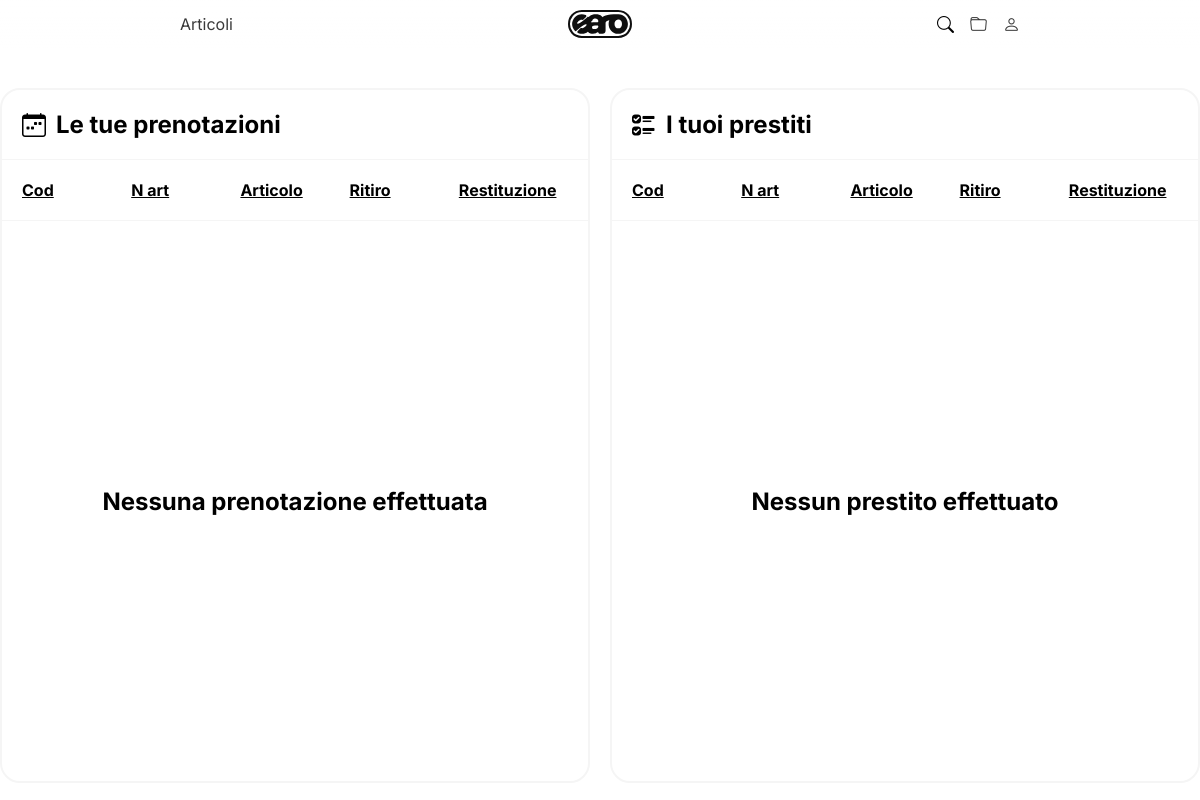
Page /php/prestitiprenotazioni.php (signed in) on the earlier database version.
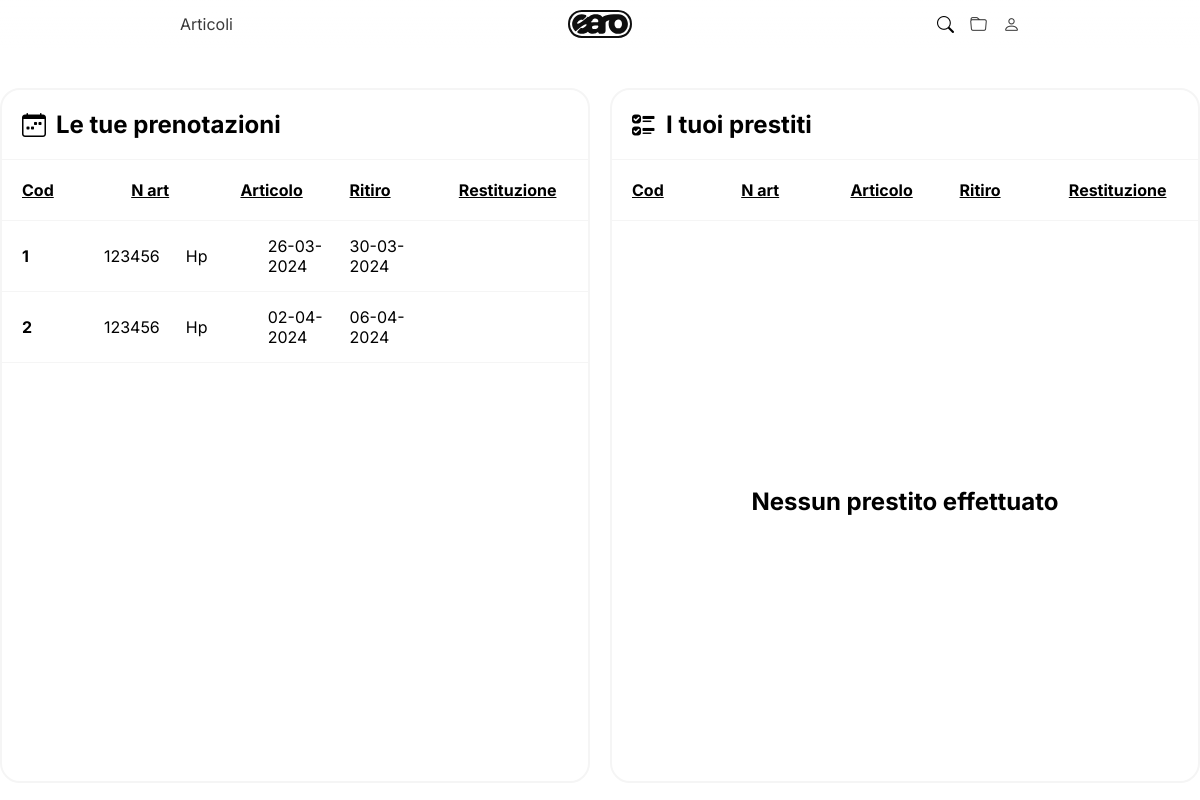
Same page on the later database version.
### tables this page shows
CREATE TABLE `prenotazioni` (
  `id_prenotazione` int(20) NOT NULL,
  `fk_articolo` int(20) NOT NULL,
  `fk_utente` int(20) NOT NULL,
  `data_ritiro` date NOT NULL,
  `data_restituzione` date NOT NULL
);

CREATE TABLE `articoli` (
  `id_articolo` int(11) NOT NULL,
  `numero_inventario` varchar(11) NOT NULL,
  `stato` set('disponibile','guasto','in prestito','prenotato') NOT NULL,
  `fk_categoria` int(11) NOT NULL,
  `fk_centro` int(11) NOT NULL,
  `nome` varchar(30) NOT NULL,
  `colore` varchar(20) NOT NULL,
  `img` varchar(100) NOT NULL,
  `descrizione` varchar(300) NOT NULL
);

### php/prestitiprenotazioni.php (the view, shortened to what the changed rows need)
<html>
<head>
    <link rel="stylesheet" type="text/css" href="../css/user.css">
    <link rel="stylesheet" type="text/css" href="../css/general.css">
</head>
<body>
    <section>
        <div class="col-pres">
            <div class="row">
                <div class="account-box">
                    <div class="box-title art">
                        <h1>Le tue prenotazioni</h1>
                    </div>
                    <div class="scrollable-section">
                        <?php
                            require_once './db.php';
                            if (isset($_SESSION['user_id'])) {
                                $idutente = $_SESSION['user_id'];
                                $sql = "SELECT * FROM prenotazioni WHERE fk_utente = ? ORDER BY FIELD(stato, 'da ritirare', 'ritirato'), data_ritiro";
                                $stmt = $conn->prepare($sql);
                                $bindResult = $stmt->bind_param("i", $idutente);
                                $executeResult = $stmt->execute();
                                $result = $stmt->get_result();
                                if ($result->num_rows > 0) {
                                    while ($row = $result->fetch_assoc()) {
                                        $idprenotazione = $row['id_prenotazione'];
                                        $fk_articolo = $row['fk_articolo'];
                                        $dataritiro_format = DateTime::createFromFormat('Y-m-d', $row['data_ritiro']);
                                        $dataritiro_format = $dataritiro_format -> format('d-m-Y');
                                        $datarestituzione_format = DateTime::createFromFormat('Y-m-d', $row['data_restituzione']);
                                        $datarestituzione_format = $datarestituzione_format -> format('d-m-Y');
                                        $sql = "SELECT * FROM articoli WHERE id_articolo = ?";
                                        $stmt = $conn->prepare($sql);
                                        $bindResult = $stmt->bind_param("i", $fk_articolo);
                                        $executeResult = $stmt->execute();
                                        $resultArticolo = $stmt->get_result();
                                        $rowArticolo = $resultArticolo->fetch_assoc();
                                        echo '<div class="box-data">
                                                <div class="articolo">
                                                    <p><strong>'.$idprenotazione.'</strong></p>
                                                    <p>'.$rowArticolo['numero_inventario'].'</p>
                                                    <p>'.ucfirst($rowArticolo['nome']).'</p>
                                                    <p>'.$dataritiro_format.'</p>
                                                    <p>'.$datarestituzione_format.'</p>';
                                        echo '  </div>';
                                        echo '</div>
                                            <div class="line"></div>';
                                    }
                                } else {
                                    echo "<div class='no-data'><strong><p>Nessuna prenotazione effettuata</p></strong></div>";
                                }
                            } else {
                                header('Location: login.php');
                            }
                        ?>
                    </div>
                </div>
                <div class="account-box prest-pren-margin">
                    <div class="box-title art">
                        <h1>I tuoi prestiti</h1>
                    </div>
                </div>
            </div>
        </div>
    </section>
</body>
</html>

Differences in the rows shown:
added prenotazioni: id_prenotazione "1", articoli.numero_inventario "123456", articoli.nome "Hp", data_ritiro "26-03-2024", data_restituzione "30-03-2024"
added prenotazioni: id_prenotazione "2", articoli.numero_inventario "123456", articoli.nome "Hp", data_ritiro "02-04-2024", data_restituzione "06-04-2024"
Other differences:
text no longer shown: "Nessuna prenotazione effettuata"
